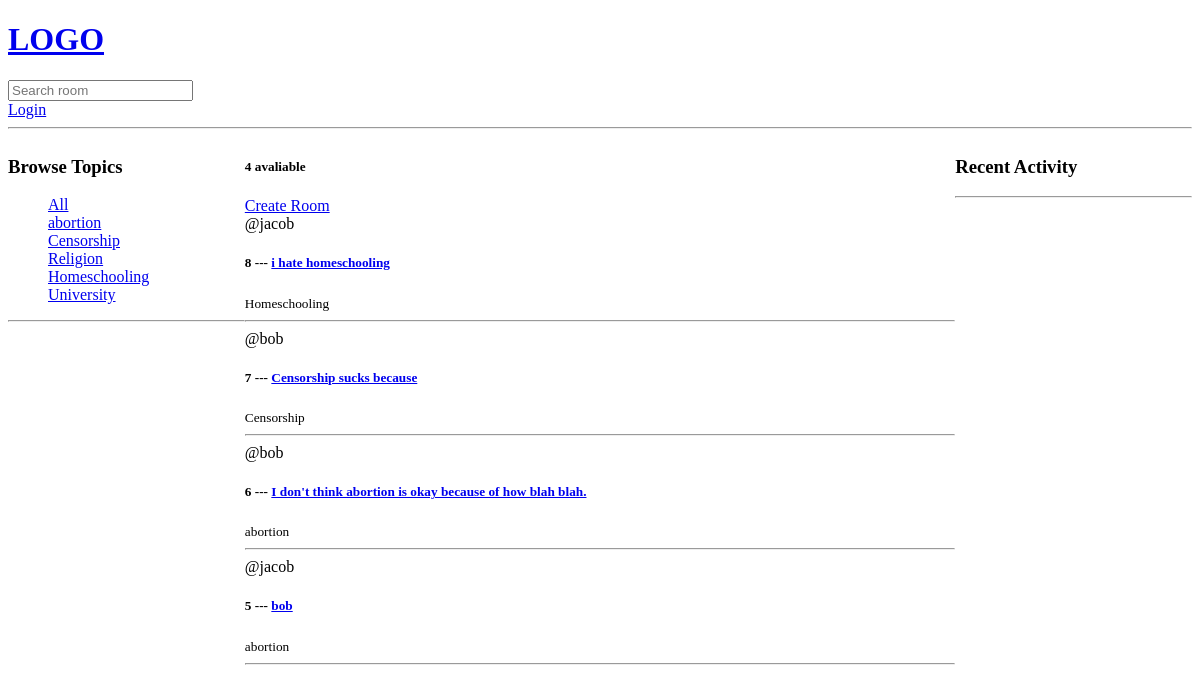
Before: / with the older database file.
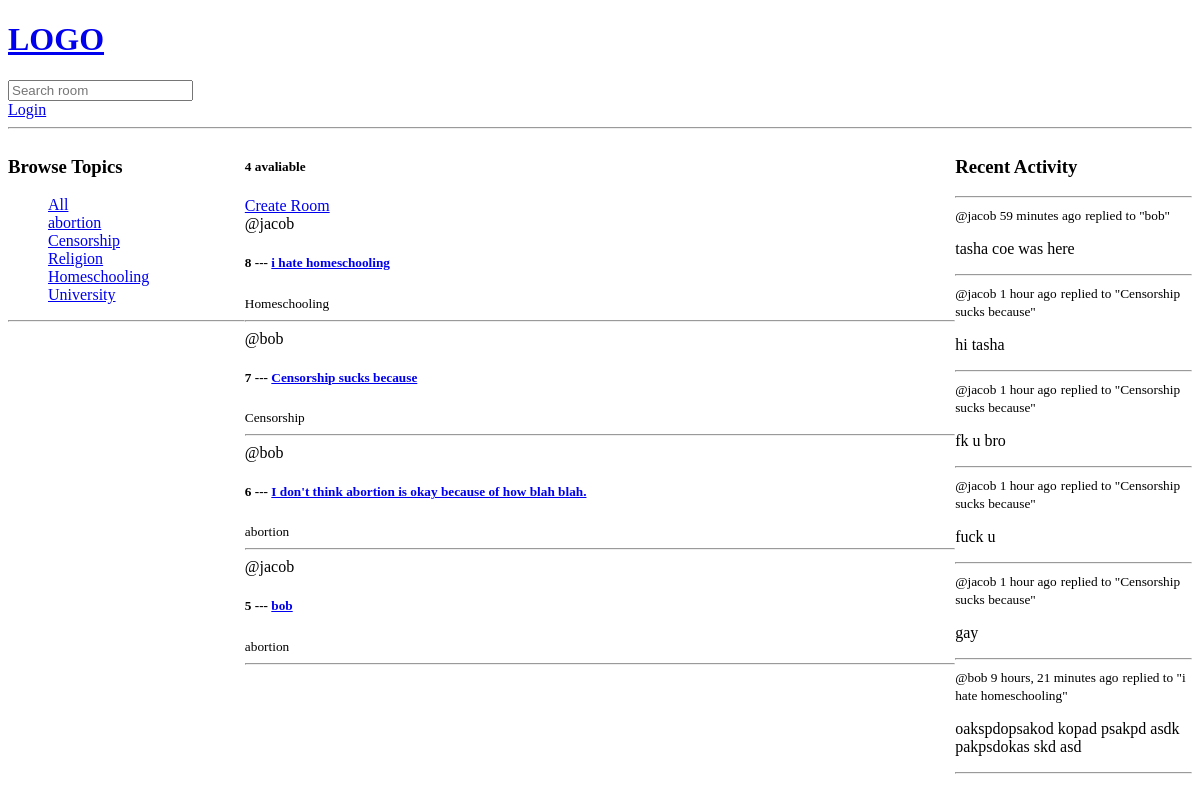
After: the same page with the newer database file.
### base/models.py (models this page shows, shortened)
class Topic(models.Model):
    name = models.CharField(max_length=200)

class Room(models.Model):
    host = models.ForeignKey(User, on_delete=models.SET_NULL, null=True)
    topic = models.ForeignKey(Topic, on_delete=models.SET_NULL, null=True)
    name = models.CharField(max_length=200)
    description = models.TextField(null=True, blank=True)
    participants = models.ManyToManyField(User,related_name="participants", blank=True)
    updated = models.DateTimeField(auto_now=True)
    created = models.DateTimeField(auto_now_add=True)
    def __str__(self):
        return self.name
    class Meta:
        ordering = ['-updated', '-created']

class Message(models.Model):
    user = models.ForeignKey(User, on_delete=models.CASCADE)
    room = models.ForeignKey(Room, on_delete=models.CASCADE)
    body = models.TextField()
    updated = models.DateTimeField(auto_now=True)
    created = models.DateTimeField(auto_now_add=True)
    class Meta:
        ordering = ['-updated', '-created']
    def __str__(self):
        return self.body[0:50]

### base/views.py (the view)
# urls.py: path('', views.home, name="home"),
def home(request):
    q = request.GET.get('q') if request.GET.get('q') != None else ''
    rooms = Room.objects.filter(
        Q(topic__name__icontains=q) |
        Q(name__icontains=q) |
        Q(description__icontains=q))
    topics = Topic.objects.all()
    room_count = rooms.count()
    room_messages = Message.objects.filter(Q(room__topic__name__icontains=q))
    context = {'rooms': rooms, 'room_count': room_count,
               'topics': topics,
               'room_messages': room_messages}
    return render(request, 'base/home.html', context)

### base/templates/base/home.html (shortened to what this page needs)
{% extends 'main.html' %} {% block content %}
<main class="home-container">
	<section class="topics">
		<h3>Browse Topics</h3>
		<ul>
			<li><a href="{% url 'home' %}">All</a></li>
			{% for topic in topics %}
			<li><a href="{% url 'home' %}?q={{topic.name}}">{{topic.name}}</a></li>
			{% endfor %}
		</ul>
		<hr />
	</section>
	<section>
		<h5>{{room_count}} avaliable</h5>
		<a href="{% url 'create-room' %}">Create Room</a>
		<div>
			{% for room in rooms %}
			<div>
				<span>@{{room.host.username}}</span>
				<h5>
					{{room.id}} --- <a href="{% url 'room' room.id %}">{{room.name}}</a>
				</h5>
				<small>{{room.topic.name}}</small>
				<hr />
			</div>
			{% endfor %}
		</div>
	</section>
	<section>
		<h3>Recent Activity</h3>
		<hr />
		{% for message in room_messages %}
		<div>
			<small>@{{message.user}} {{message.created|timesince}} ago</small>
			<small>replied to "{{message.room}}"</small>
			<p>{{message}}</p>
		</div>
		<hr />
		{% endfor %}
	</section>
</main>
{% endblock %}

### templates/main.html (shortened to what this page needs)
<!DOCTYPE html>
<html lang="en">
	<head>
	</head>
	<body>
		{% include 'navbar.html' %}
		 {% block content %} {% endblock %}
	</body>
</html>

### templates/navbar.html
<a href="/">
	<h1>LOGO</h1>
</a>
<form method="GET" action="{% url 'home' %}">
    <input type="text" name="q" placeholder="Search room"/>
</form>
{% if request.user.is_authenticated %}
<p>Hello {{request.user }}</p>
<a href="{% url 'logout' %}">Log Out</a>
{% else %}
<a href="{% url 'login' %}">Login</a>
{% endif %}
<hr />

### base/templates/base/home.html (style rules this page uses)
.home-container { display: grid; grid-template-columns: 1fr 3fr 1fr; }
.topics li { list-style-type: none; }

Changed rows visible on the page:
added Message: user "jacob", created "59 minutes", room "bob", body "tasha coe was here"
added Message: user "jacob", created "1 hour", room "Censorship sucks because", body "hi tasha"
added Message: user "jacob", created "1 hour", room "Censorship sucks because", body "fk u bro"
added Message: user "jacob", created "1 hour", room "Censorship sucks because", body "fuck u"
added Message: user "jacob", created "1 hour", room "Censorship sucks because", body "gay"
added Message: user "bob", created "9 hours, 21 minutes", room "i hate homeschooling", body "oakspdopsakod kopad psakpd asdk pakpsdokas skd asd"
